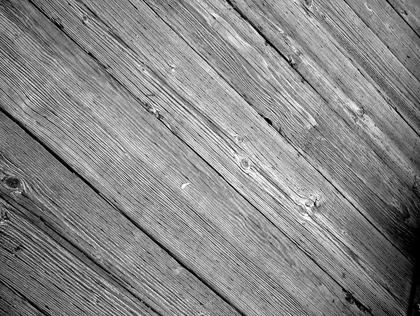
%> input picture 2d_conv/img/wood_texture.jpg, 420 x 316 px, shrunk from 1031 x 775 before the run
$ octave nobuiltin_mean_experiment.m   (GNU Octave 9; MATLAB toolbox functions it lacks are replaced by stand-ins)
%> lines starting %> are read from the running program, lines starting %| are printed output that depends on the picture
% k = 1./2*(100*pi)^2;
k = 1./(2*(10*pi)^2);
T = 100;

sigma = sqrt(2*k*T);

signal = imread('./img/wood_texture.jpg');
%> signal is the input picture: size 316x420x3 uint8; min 0, max 255, mean 135
% signal = imread('./img/texture_1.jpg');

% signal = rgb2gray(signal);
signal = double(signal(:,:,1));
%> signal: size 316x420 double

sigma = 1.7;
% window size
sz = 5;
[x,y] = meshgrid(-sz:sz, -sz:sz);
M = size(x,1) - 1;
N = size(y,1) - 1;

Exp_comp = -(x.^2+y.^2)/(2*sigma*sigma);
kernel = exp(Exp_comp)/(2*pi*sigma*sigma);

mean_env = zeros(size(signal));
I = padarray(signal, [sz sz]);
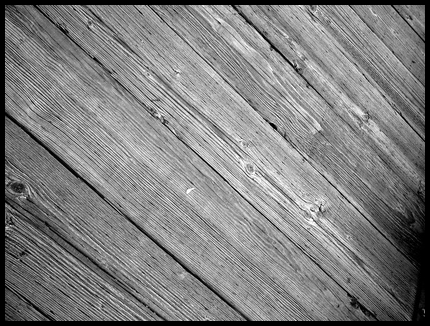
%> I: size 326x430 double; min 0, max 255, mean 127.8

for i = 1:size(I,1) - M
    for j = 1:size(I,2) - N
        temp = I(i:i+M, j:j+M).*kernel;
        mean_env(i,j) = sum(temp(:));
    end
end
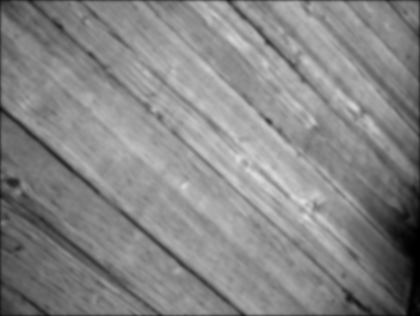
%> mean_env: size 316x420 double; min 0.00723, max 221.7, mean 134


% mean_env = uint8(mean_env);

figure;
mesh(signal);
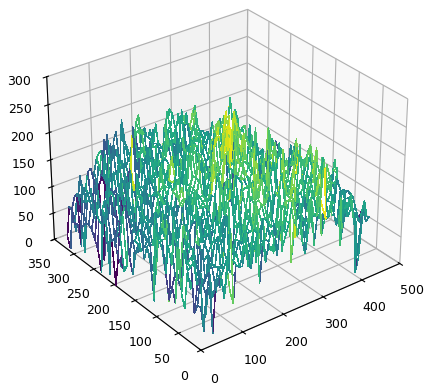
%> figure redrawn from the program's plot data
residual = signal - mean_env;
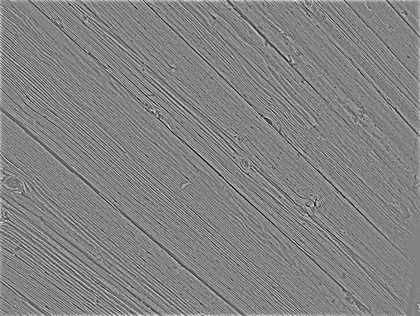
%> residual: size 316x420 double; min -141.5, max 135.4, mean 1; drawn with min black and max white

figure;

mesh(mean_env);
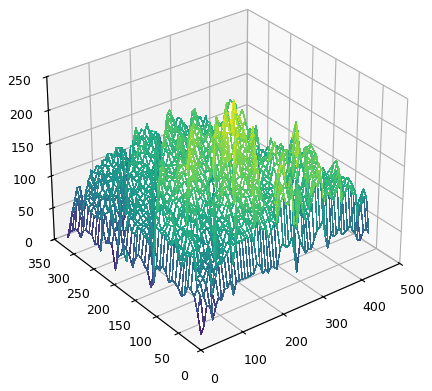
%> figure redrawn from the program's plot data

figure;
mesh(residual);
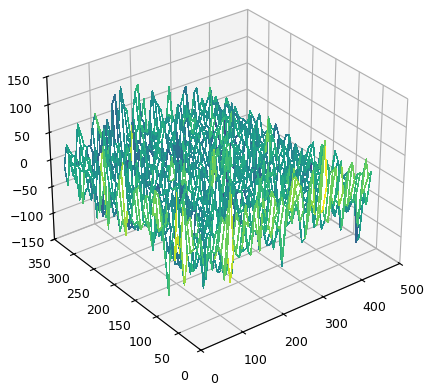
%> figure redrawn from the program's plot data
